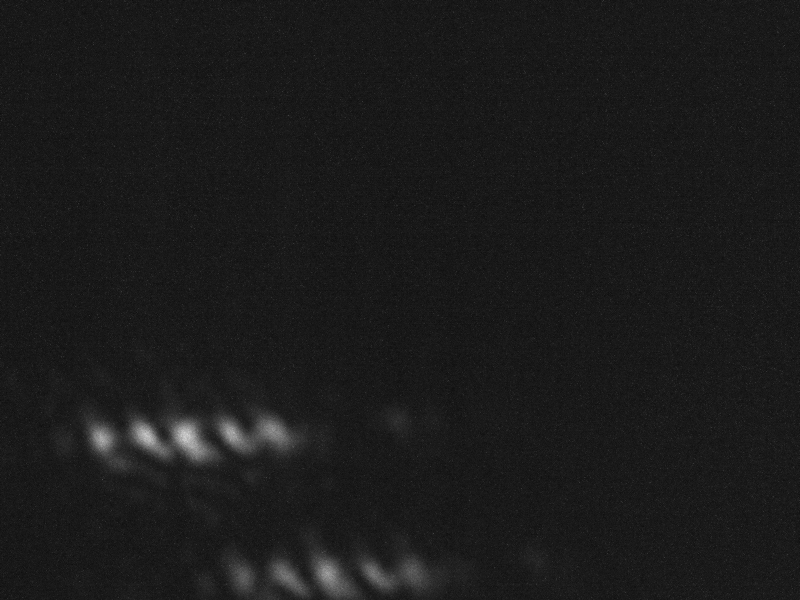
#> input picture test_FORT_image.png, 800 x 600 px
$ jupyter execute Fitting_tests.ipynb
#> lines starting #> are read from the running program, lines starting #| are printed output that depends on the picture
#> further down, img is the input picture: PIL image 800x600 L; min 12, max 214, mean 27.2
### Rb_blackfly_image_gauss.py
from PIL import Image
import numpy as np
from scipy.optimize import curve_fit
import matplotlib.pyplot as plt
import io
import os

#module for image processing for the blackfly camera


#the number of microns per pixel:
um = 3.75

#1D gaussian fit
def gaussian(arr, a, mu, sigma, b):
	return a*np.exp(-(arr-mu)**2/(2*sigma**2)) + b

#fit of five gaussian peaks
def five_gaussians(arr, a1, mu1, sigma1, a2, mu2, sigma2, a3, mu3, sigma3, a4, mu4, sigma4, a5, mu5, sigma5, b):
        return (gaussian(arr, a1, mu1, sigma1, b=0) +
        gaussian(arr, a2, mu2, sigma2, b=0) +
        gaussian(arr, a3, mu3, sigma3, b=0) +
        gaussian(arr, a4, mu4, sigma4, b=0) +
        gaussian(arr, a5, mu5, sigma5, b=0) + b)

# [26 lines left out: function gnd_gauss, not called in this run]

def fort_gauss(arr):
    x, y = arr.shape
#> x = 600; y = 800
    yArray = np.zeros(x)
#> yArray = 600 values from 0 to 0
    xArray = np.zeros(y)
#> xArray = 800 values from 0 to 0
    for i in range(0, x):
        yArray[i] = sum(arr[i,:])
#> after the loop, yArray = 600 values, max 38499 at index 437, min 18507 at index 222, mean 21758.7
    for i in range(0, y):
        xArray[i] = sum(arr[:,i])
#> after the loop, xArray = 800 values, max 20990 at index 190, min 14474 at index 19, mean 16319
    yAxis = np.linspace(0, x-1, x)
#> yAxis = 600 values from 0 to 599
    xAxis = np.linspace(0, y-1, y)
#> xAxis = 800 values from 0 to 799
	#generating guesses
    maxPos = np.argmax(xArray)
#> maxPos = 190
    maxInt = np.amax(xArray)
#> maxInt = 20990
    guessx = np.array([maxInt, maxPos-(37*2), 10, maxInt, maxPos-37, 10, maxInt, maxPos, 10, maxInt, maxPos+37, 10, maxInt, maxPos+(37*2), 10, 0])
#> guessx = [20990, 116, 10, 20990, 153, 10, 20990, 190, 10, 20990, 227, 10, 20990, 264, 10, 0]
    maxPos = np.argmax(yArray)
#> maxPos = 437
    maxInt = np.amax(yArray)
#> maxInt = 38499
    guessy = np.array([maxInt, maxPos, 30, 0])
#> guessy = [38499, 437, 30, 0]
    #fitting the projections
    popty, pcovy = curve_fit(gaussian, yAxis, yArray, guessy)
#> popty = [16980.5, 436.6, 12.94, 20841]; pcovy = [[315100.6, 8.05e-05, -151, -6320.5], [8.05e-05, 0.24, -6.12e-08, -9.62e-09], [-151, -6.12e-08, 0.251, -9.63], [-6320.5, -9.62e-09, -9.63, 8938.5]]
    poptx, pcovx = curve_fit(five_gaussians, xAxis, xArray, guessx)
#> poptx = [3340.6, 102.3, 8.87, 3292.8, 145, 11.89, 3781.8, 187.9, 9.31, 1951, 234.8, 6.37, 3308.7, 271.5, 75.38, 15172.9]
    px = five_gaussians(xAxis, *poptx)
#> px = 800 values, max 20750.1 at index 188, min 15172.9 at index 799, mean 16319
    #plt.plot(xAxis, xArray) #suppresed plotting
    #plt.show()
    pos = {'x': poptx[7], 'y': popty[1]}
#> pos = {'x': 187.9, 'y': 436.6}
    return pos

### Fitting_tests.ipynb
[cell 1]
## Gaussian fitting tests
from PIL import Image
import numpy as np
import matplotlib.pyplot as plt
import Rb_blackfly_image_gauss as fits
from scipy.ndimage.filters import maximum_filter
from scipy.ndimage.morphology import generate_binary_structure, binary_erosion
import scipy.signal

[cell 2]
img=Image.open('test_FORT_image.png')
data=np.array(img)

[cell 3]
fig=plt.figure(figsize=(10,10))
plt.imshow(data)
plt.scatter(fits.fort_gauss(data)['x'],fits.fort_gauss(data)['y'],color='r',alpha=0.7);
plt.scatter(np.unravel_index(np.argmax(data),data.shape)[1],np.unravel_index(np.argmax(data),data.shape)[0],color='b',alpha=0.7);
plt.show()
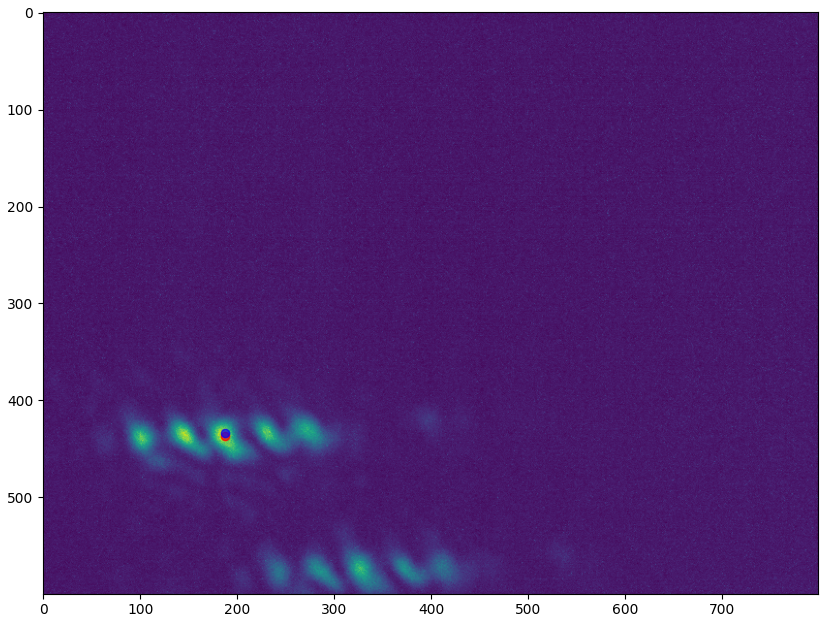
#> figure drawn by matplotlib, 1 panel

[cell 4]
fig=plt.figure(figsize=(10,10))
filtered_data=scipy.signal.medfilt(data,kernel_size=[7,7]);
plt.imshow(filtered_data);
plt.scatter(fits.fort_gauss(filtered_data)['x'],fits.fort_gauss(filtered_data)['y'],color='r',alpha=0.7);
plt.scatter(np.unravel_index(np.argmax(filtered_data),filtered_data.shape)[1],np.unravel_index(np.argmax(filtered_data),filtered_data.shape)[0],color='b',alpha=0.7);
plt.show()
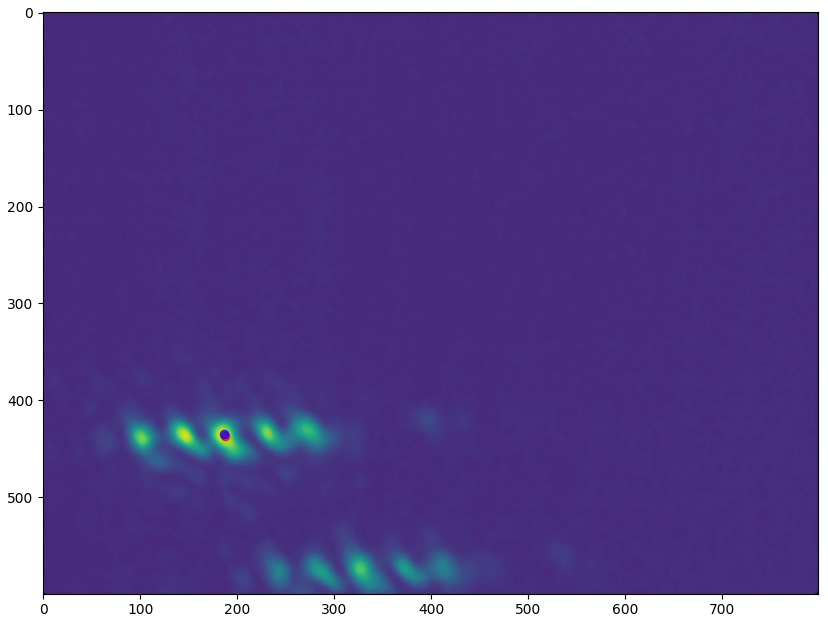
#> figure drawn by matplotlib, 1 panel

[cell 5]
def detect_peaks(image):
    """
    Takes an image and detect the peaks usingthe local maximum filter.
    Returns a boolean mask of the peaks (i.e. 1 when
    the pixel's value is the neighborhood maximum, 0 otherwise)
    """

    # define an 8-connected neighborhood
    neighborhood = generate_binary_structure(2,2)

    #apply the local maximum filter; all pixel of maximal value
    #in their neighborhood are set to 1
    local_max = maximum_filter(image, footprint=neighborhood)==image
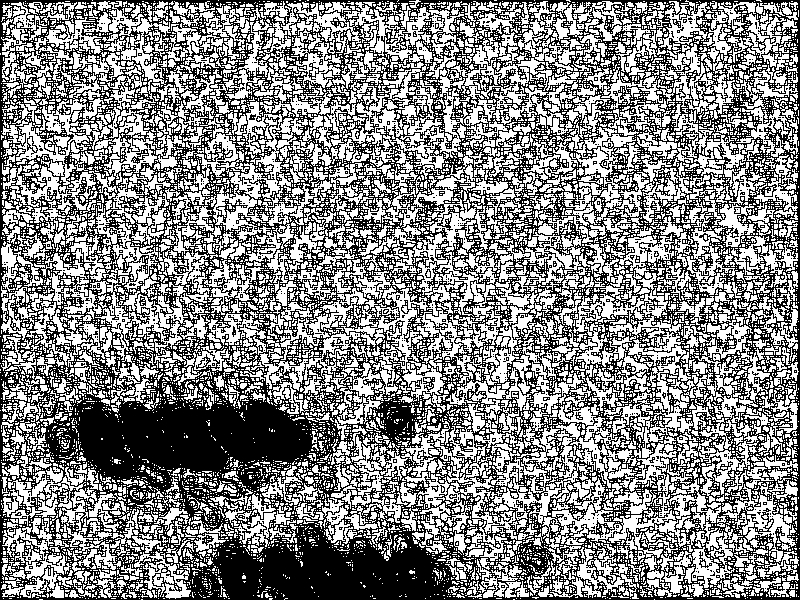
#> local_max: shape (600, 800) bool; 52.9% white; black in thin lines or dots
    #local_max is a mask that contains the peaks we are
    #looking for, but also the background.
    #In order to isolate the peaks we must remove the background from the mask.

    #we create the mask of the background
    background = (image==0)
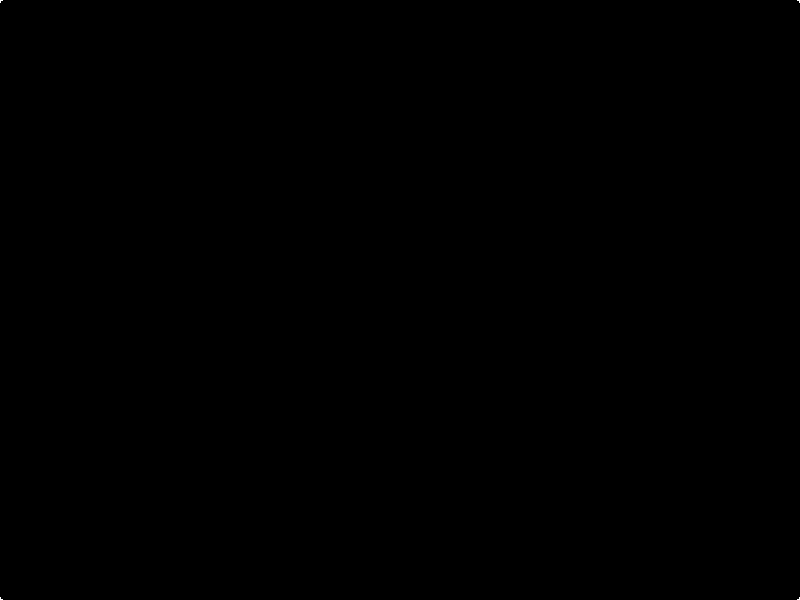
#> background: shape (600, 800) bool; 0% white in thin lines or dots

    #a little technicality: we must erode the background in order to
    #successfully subtract it form local_max, otherwise a line will
    #appear along the background border (artifact of the local maximum filter)
    eroded_background = binary_erosion(background, structure=neighborhood, border_value=1)
#> eroded_background: shape (600, 800) bool; every value is 0

    #we obtain the final mask, containing only peaks,
    #by removing the background from the local_max mask (xor operation)
    detected_peaks = local_max ^ eroded_background

    return detected_peaks

[cell 6]
fig=plt.figure(figsize=(10,10))
plt.imshow(detect_peaks(filtered_data))
plt.show()

[cell 7]
detect_peaks(filtered_data)
